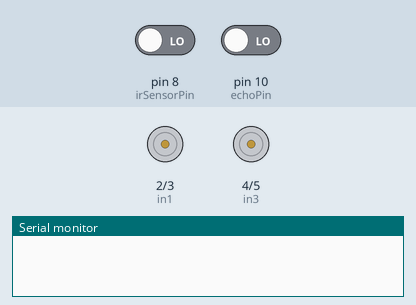
Simulated run of this sketch. Board: Arduino Uno, built with avr-gcc and run on an emulated ATmega328P. On the bench: motor-driver pin pairs drawn as motors (green arrow = first pin HIGH = forward, orange = second pin HIGH = backward, longer = more drive), the last lines printed to the serial monitor. Inputs (shaded band) come from the test bench; at power-on: pin 8 (irSensorPin) LOW, pin 10 (echoPin) LOW.

Above: at 0.1 s.
At 6.2 s:
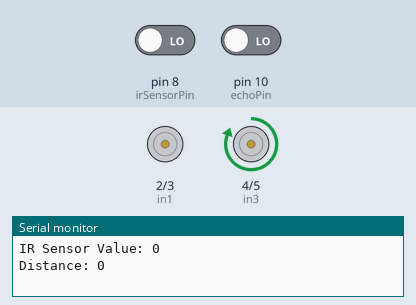
6.3 s: pin 8 (irSensorPin) driven HIGH
At 10.7 s:
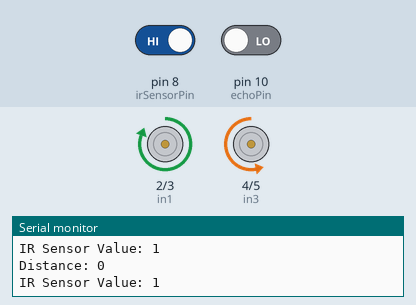
Timing chart, 0 to 16.7 s (numbered marks = the images above; inputs shaded):
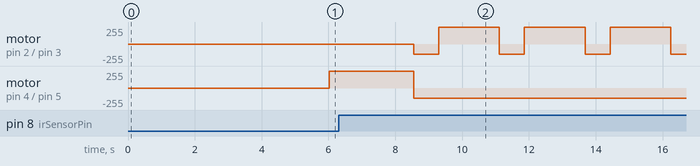

The sketch:

obstacle_avoiding_car_sumobot.ino
```cpp
//ir sensor
const int irSensorPin = 8;
//ultrasonic sensor
const int trigPin = 9;
const int echoPin = 10;
long duration;
int distance;
//motor
int in1 = 2;
int in2 = 3;
int in3 = 4;
int in4 = 5;
int irSensorValue = digitalRead(irSensorPin);

void setup() {
  Serial.begin(9600);
//ir sensor
  pinMode(irSensorPin, INPUT);
//ultrsonic sensor
  pinMode(trigPin, OUTPUT); // Sets the trigPin as an Output
  pinMode(echoPin, INPUT); // Sets the echoPin as an Input
//motor
  pinMode(in1, OUTPUT);
  pinMode(in2, OUTPUT);
  pinMode(in3, OUTPUT);
  pinMode(in4, OUTPUT);

  delay(5000);
}


void loop() {
//ir sensor
  irSensorValue = digitalRead(irSensorPin);
  Serial.print("IR Sensor Value: ");
  Serial.println(irSensorValue);
  delay(5);
//ultrasonic sensor
  digitalWrite(trigPin, LOW);
  delay(5);
  digitalWrite(trigPin, HIGH);
  delay(5);
  digitalWrite(trigPin, LOW);
  duration = pulseIn(echoPin, HIGH);
  distance= duration*0.034/2;
  Serial.print("Distance: ");
  Serial.println(distance);

  if (irSensorValue == 1) {
    //backward 0.5 sec
    analogWrite(in1, 0);
    analogWrite(in2, 150);
    analogWrite(in3, 0);
    analogWrite(in4, 150);
    delay(750);
    //right 0.4 sec (160 degree turn)
    analogWrite(in1, 150);
    analogWrite(in2, 0);
    analogWrite(in3, 0);
    analogWrite(in4, 150);
    delay(800);
  }
  else if (distance <= 10) {
    //right 0.25 sec (90 degree turn)
    analogWrite(in1, 0);
    analogWrite(in2, 0);
    analogWrite(in3, 150);
    analogWrite(in4, 0);
    delay(250);
  }
  else {
    analogWrite(in1, 130);
    analogWrite(in2, 0);
    analogWrite(in3, 130);
    analogWrite(in4, 0);
    delay(250);
  }
  //void forward(int speed) {
      //forward

}
```

Measured:
- after the input at 6.3 s, motor on pin 2 (in1) / pin 3 (in2): alternates forward 255/255 for 1.8 s and backward 150/255 for 0.75 s, starting after 2.2 s; motor on pin 4 (in3) / pin 5 (in4): forward 255/255 → backward 150/255 after 2.2 s
